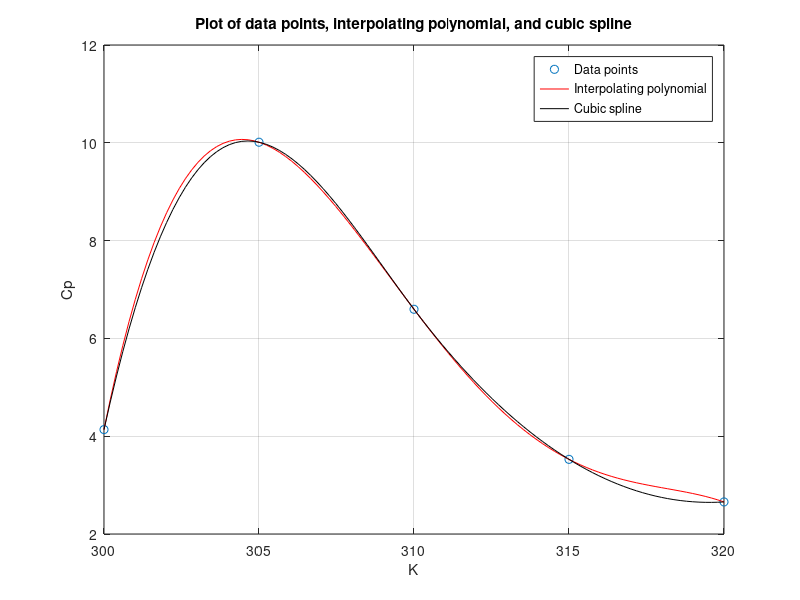

Source code (MATLAB):
% Zein Hajj-Ali
% 101020677

K = [300, 305, 310, 315, 320];
Cp = [4.1354, 10.0120, 6.5956, 3.5266, 2.6559];

% Part a)

% i.

p = polyfit(K, Cp, length(K)-1);

fprintf("Value of Cp at temperature of 303K using a single interpolating polynomial is: %f \n", polyval(p, 303));
fprintf("Value of Cp at temperature of 312K using a single interpolating polynomial is: %f \n", polyval(p, 312));

% ii.

fprintf("Value of Cp at temperature of 303K using a regular cubic spline is: %f \n", spline(K, Cp, 303));
fprintf("Value of Cp at temperature of 312K using a regular cubic spline is: %f \n", spline(K, Cp, 312));

% Part b)

xt = linspace(min(K), max(K), 100);

yt1 = polyval(p, xt);

s = @(x) spline(K, Cp,x);
yt2 = s(xt);

figure(1);
plot(K, Cp, 'o', xt, yt1, 'red', xt, yt2, 'black');
title("Plot of data points, interpolating polynomial, and cubic spline");
xlabel("K");
ylabel("Cp");
legend('Data points', 'Interpolating polynomial', 'Cubic spline');
grid on;

% Part c)

interPoly = @(k) polyval(p, k);
rootFinder = @(k) interPoly(k) - 6;
root = fzero(rootFinder, 310);

fprintf("The temperature above 306K at which Cp is 6 is %f \n", root);